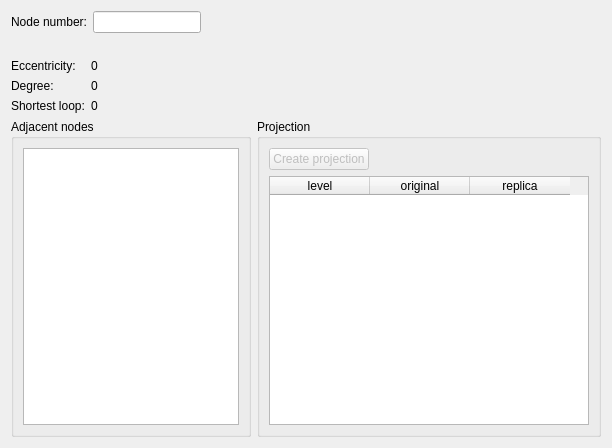
<?xml version="1.0" encoding="UTF-8"?>
<ui version="4.0">
 <class>NodeInfoForm</class>
 <widget class="QWidget" name="NodeInfoForm">
  <property name="geometry">
   <rect>
    <x>0</x>
    <y>0</y>
    <width>612</width>
    <height>448</height>
   </rect>
  </property>
  <property name="windowTitle">
   <string>Node info</string>
  </property>
  <layout class="QVBoxLayout" name="verticalLayout_3">
   <item>
    <layout class="QHBoxLayout" name="horizontalLayout">
     <item>
      <widget class="QLabel" name="label_7">
       <property name="text">
        <string>Node number:</string>
       </property>
      </widget>
     </item>
     <item>
      <widget class="QLineEdit" name="nodeNumEdit">
       <property name="sizePolicy">
        <sizepolicy hsizetype="Minimum" vsizetype="Fixed">
         <horstretch>0</horstretch>
         <verstretch>0</verstretch>
        </sizepolicy>
       </property>
       <property name="text">
        <string notr="true"/>
       </property>
       <property name="maxLength">
        <number>10</number>
       </property>
      </widget>
     </item>
     <item>
      <spacer name="horizontalSpacer_2">
       <property name="orientation">
        <enum>Qt::Horizontal</enum>
       </property>
       <property name="sizeHint" stdset="0">
        <size>
         <width>388</width>
         <height>17</height>
        </size>
       </property>
      </spacer>
     </item>
    </layout>
   </item>
   <item>
    <widget class="QLabel" name="infoLabel">
     <property name="text">
      <string/>
     </property>
    </widget>
   </item>
   <item>
    <layout class="QFormLayout" name="formLayout">
     <item row="0" column="0">
      <widget class="QLabel" name="label">
       <property name="text">
        <string>Eccentricity:</string>
       </property>
      </widget>
     </item>
     <item row="0" column="1">
      <widget class="QLabel" name="eccentricityLabel">
       <property name="text">
        <string notr="true">0</string>
       </property>
      </widget>
     </item>
     <item row="1" column="0">
      <widget class="QLabel" name="label_2">
       <property name="text">
        <string>Degree:</string>
       </property>
      </widget>
     </item>
     <item row="1" column="1">
      <widget class="QLabel" name="degreeLabel">
       <property name="text">
        <string notr="true">0</string>
       </property>
      </widget>
     </item>
     <item row="2" column="0">
      <widget class="QLabel" name="label_3">
       <property name="text">
        <string>Shortest loop:</string>
       </property>
      </widget>
     </item>
     <item row="2" column="1">
      <widget class="QLabel" name="shortLoopLabel">
       <property name="text">
        <string notr="true">0</string>
       </property>
      </widget>
     </item>
    </layout>
   </item>
   <item>
    <layout class="QHBoxLayout" name="horizontalLayout_3" stretch="0,0">
     <item>
      <widget class="QGroupBox" name="groupBox">
       <property name="title">
        <string>Adjacent nodes</string>
       </property>
       <layout class="QVBoxLayout" name="verticalLayout">
        <item>
         <widget class="QListWidget" name="adjacentNodesList">
          <property name="sizePolicy">
           <sizepolicy hsizetype="Preferred" vsizetype="Expanding">
            <horstretch>0</horstretch>
            <verstretch>0</verstretch>
           </sizepolicy>
          </property>
          <property name="editTriggers">
           <set>QAbstractItemView::NoEditTriggers</set>
          </property>
          <property name="resizeMode">
           <enum>QListView::Adjust</enum>
          </property>
          <property name="batchSize">
           <number>10</number>
          </property>
         </widget>
        </item>
       </layout>
      </widget>
     </item>
     <item>
      <widget class="QGroupBox" name="groupBox_2">
       <property name="title">
        <string>Projection</string>
       </property>
       <layout class="QVBoxLayout" name="verticalLayout_2">
        <item>
         <layout class="QHBoxLayout" name="horizontalLayout_2">
          <item>
           <widget class="QPushButton" name="createProjectionButton">
            <property name="enabled">
             <bool>false</bool>
            </property>
            <property name="text">
             <string>Create projection</string>
            </property>
           </widget>
          </item>
          <item>
           <spacer name="horizontalSpacer">
            <property name="orientation">
             <enum>Qt::Horizontal</enum>
            </property>
            <property name="sizeHint" stdset="0">
             <size>
              <width>40</width>
              <height>20</height>
             </size>
            </property>
           </spacer>
          </item>
         </layout>
        </item>
        <item>
         <widget class="QTableWidget" name="levelTable">
          <property name="minimumSize">
           <size>
            <width>320</width>
            <height>0</height>
           </size>
          </property>
          <column>
           <property name="text">
            <string>level</string>
           </property>
          </column>
          <column>
           <property name="text">
            <string>original</string>
           </property>
          </column>
          <column>
           <property name="text">
            <string>replica</string>
           </property>
          </column>
         </widget>
        </item>
       </layout>
      </widget>
     </item>
    </layout>
   </item>
  </layout>
 </widget>
 <resources/>
 <connections/>
</ui>
